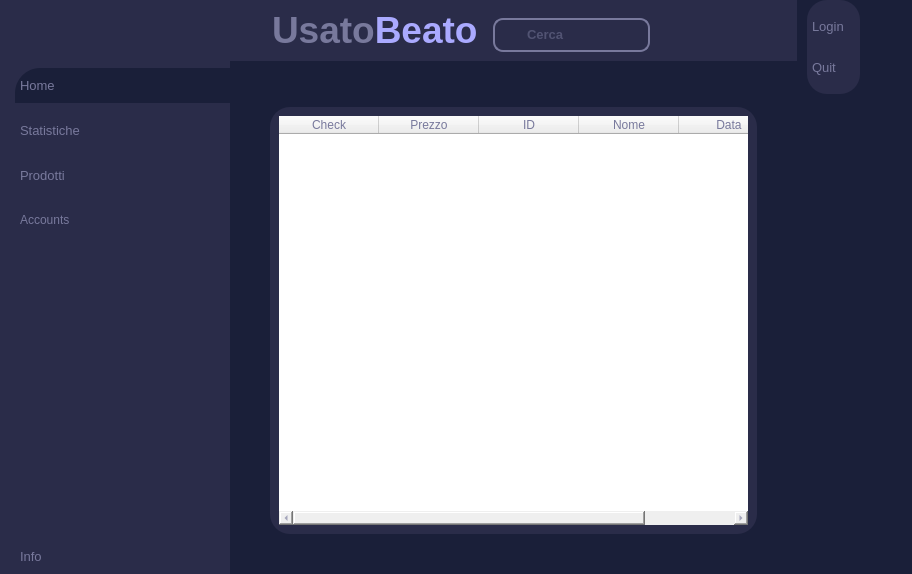
<?xml version="1.0" encoding="UTF-8"?>
<ui version="4.0">
 <class>MainWindow</class>
 <widget class="QMainWindow" name="MainWindow">
  <property name="geometry">
   <rect>
    <x>0</x>
    <y>0</y>
    <width>912</width>
    <height>574</height>
   </rect>
  </property>
  <property name="windowTitle">
   <string>MainWindow</string>
  </property>
  <property name="styleSheet">
   <string notr="true">#MainWindow{
	background-color:#1a1f39;
}</string>
  </property>
  <widget class="QWidget" name="centralwidget">
   <property name="styleSheet">
    <string notr="true">
*{
color: #78799c;
border: none;
}

#frame_2, #frame_5{
	background-color: #2a2c49;
}

#mainBody,#centralwidget{
	background-color: #1a1f39;
}

QLineEdit{
	background-color:transparent;
}

#searchFrame{
	border-radius: 10px;
	border: 2px solid #78799c;
}

#appHeader{
	color:#78799c;
}

#prodottiHeader{
	color:  #a06ce3;
}

#avantiarw{
	border: 1px solid #a06ce3;
	background-color: #a06ce3 ;
	border-radius: 5px;
	
}

#finestreSecondarie{
	background-color: #2a2c49;
	border: solid;
	border-radius: 20px;
}

QLabel{
	color:#78799c;
}

#mainFrame{
	background-color: #2a2c49;
}

#homeBtn{
	color:#78799c;
	background-color:#1a1f39;
	padding : 10px 5px;
	text-align:left;
	border-top-left-radius:25px;
}

QPushButton{
	padding : 10px 5px;
	text-align:left;
	color:#78799c;
	font: 10pt &quot;Leelawadee UI&quot;;
}


#frame_3{
	background-color:#2a2c49;
	border: solid;
	border-radius: 20px;
}
</string>
   </property>
   <layout class="QHBoxLayout" name="horizontalLayout">
    <property name="spacing">
     <number>0</number>
    </property>
    <property name="leftMargin">
     <number>0</number>
    </property>
    <property name="topMargin">
     <number>0</number>
    </property>
    <property name="rightMargin">
     <number>0</number>
    </property>
    <property name="bottomMargin">
     <number>0</number>
    </property>
    <item>
     <widget class="QCustomSlideMenu" name="leftMenu" native="true">
      <property name="minimumSize">
       <size>
        <width>230</width>
        <height>0</height>
       </size>
      </property>
      <property name="maximumSize">
       <size>
        <width>230</width>
        <height>16777215</height>
       </size>
      </property>
      <layout class="QVBoxLayout" name="verticalLayout_3">
       <property name="spacing">
        <number>0</number>
       </property>
       <property name="leftMargin">
        <number>0</number>
       </property>
       <property name="topMargin">
        <number>0</number>
       </property>
       <property name="rightMargin">
        <number>0</number>
       </property>
       <property name="bottomMargin">
        <number>0</number>
       </property>
       <item>
        <widget class="QFrame" name="frame_5">
         <property name="frameShape">
          <enum>QFrame::StyledPanel</enum>
         </property>
         <property name="frameShadow">
          <enum>QFrame::Raised</enum>
         </property>
         <layout class="QHBoxLayout" name="horizontalLayout_9">
          <property name="spacing">
           <number>0</number>
          </property>
          <property name="leftMargin">
           <number>0</number>
          </property>
          <property name="topMargin">
           <number>68</number>
          </property>
          <property name="rightMargin">
           <number>0</number>
          </property>
          <property name="bottomMargin">
           <number>0</number>
          </property>
         </layout>
        </widget>
       </item>
       <item>
        <widget class="QFrame" name="frame_2">
         <property name="sizePolicy">
          <sizepolicy hsizetype="Preferred" vsizetype="Expanding">
           <horstretch>0</horstretch>
           <verstretch>0</verstretch>
          </sizepolicy>
         </property>
         <property name="frameShape">
          <enum>QFrame::StyledPanel</enum>
         </property>
         <property name="frameShadow">
          <enum>QFrame::Raised</enum>
         </property>
         <layout class="QVBoxLayout" name="verticalLayout_4">
          <property name="spacing">
           <number>0</number>
          </property>
          <property name="leftMargin">
           <number>0</number>
          </property>
          <property name="topMargin">
           <number>0</number>
          </property>
          <property name="rightMargin">
           <number>0</number>
          </property>
          <property name="bottomMargin">
           <number>0</number>
          </property>
          <item>
           <widget class="QFrame" name="frame_6">
            <property name="sizePolicy">
             <sizepolicy hsizetype="Preferred" vsizetype="Expanding">
              <horstretch>0</horstretch>
              <verstretch>0</verstretch>
             </sizepolicy>
            </property>
            <property name="frameShape">
             <enum>QFrame::StyledPanel</enum>
            </property>
            <property name="frameShadow">
             <enum>QFrame::Raised</enum>
            </property>
            <layout class="QVBoxLayout" name="verticalLayout_5">
             <property name="spacing">
              <number>10</number>
             </property>
             <property name="leftMargin">
              <number>15</number>
             </property>
             <property name="topMargin">
              <number>0</number>
             </property>
             <property name="rightMargin">
              <number>0</number>
             </property>
             <property name="bottomMargin">
              <number>0</number>
             </property>
             <item>
              <widget class="QPushButton" name="homeBtn">
               <property name="font">
                <font>
                 <family>Leelawadee UI</family>
                 <pointsize>10</pointsize>
                 <weight>50</weight>
                 <italic>false</italic>
                 <bold>false</bold>
                </font>
               </property>
               <property name="text">
                <string>Home</string>
               </property>
               <property name="icon">
                <iconset resource="resources.qrc">
                 <normaloff>:/purpleIcons/assets/#78799c(purple) icons/home.svg</normaloff>:/purpleIcons/assets/#78799c(purple) icons/home.svg</iconset>
               </property>
               <property name="iconSize">
                <size>
                 <width>24</width>
                 <height>24</height>
                </size>
               </property>
              </widget>
             </item>
             <item>
              <widget class="QPushButton" name="statisticBtn">
               <property name="font">
                <font>
                 <family>Leelawadee UI</family>
                 <pointsize>10</pointsize>
                 <weight>50</weight>
                 <italic>false</italic>
                 <bold>false</bold>
                </font>
               </property>
               <property name="text">
                <string>Statistiche</string>
               </property>
               <property name="icon">
                <iconset resource="resources.qrc">
                 <normaloff>:/purpleIcons/assets/#78799c(purple) icons/trending-up.svg</normaloff>:/purpleIcons/assets/#78799c(purple) icons/trending-up.svg</iconset>
               </property>
               <property name="iconSize">
                <size>
                 <width>24</width>
                 <height>24</height>
                </size>
               </property>
              </widget>
             </item>
             <item>
              <widget class="QPushButton" name="prodottiBtn">
               <property name="font">
                <font>
                 <family>Leelawadee UI</family>
                 <pointsize>10</pointsize>
                 <weight>50</weight>
                 <italic>false</italic>
                 <bold>false</bold>
                </font>
               </property>
               <property name="text">
                <string>Prodotti</string>
               </property>
               <property name="icon">
                <iconset resource="resources.qrc">
                 <normaloff>:/purpleIcons/assets/#78799c(purple) icons/shopping-cart.svg</normaloff>:/purpleIcons/assets/#78799c(purple) icons/shopping-cart.svg</iconset>
               </property>
               <property name="iconSize">
                <size>
                 <width>24</width>
                 <height>24</height>
                </size>
               </property>
              </widget>
             </item>
             <item>
              <widget class="QPushButton" name="accountBtn">
               <property name="text">
                <string>Accounts</string>
               </property>
               <property name="icon">
                <iconset resource="resources.qrc">
                 <normaloff>:/purpleIcons/assets/#78799c(purple) icons/users.svg</normaloff>:/purpleIcons/assets/#78799c(purple) icons/users.svg</iconset>
               </property>
              </widget>
             </item>
             <item alignment="Qt::AlignBottom">
              <widget class="QPushButton" name="infoBtn">
               <property name="font">
                <font>
                 <family>Leelawadee UI</family>
                 <pointsize>10</pointsize>
                 <weight>50</weight>
                 <italic>false</italic>
                 <bold>false</bold>
                </font>
               </property>
               <property name="text">
                <string>Info</string>
               </property>
               <property name="icon">
                <iconset resource="resources.qrc">
                 <normaloff>:/purpleIcons/assets/#78799c(purple) icons/info.svg</normaloff>:/purpleIcons/assets/#78799c(purple) icons/info.svg</iconset>
               </property>
               <property name="iconSize">
                <size>
                 <width>24</width>
                 <height>24</height>
                </size>
               </property>
              </widget>
             </item>
            </layout>
           </widget>
          </item>
         </layout>
        </widget>
       </item>
      </layout>
     </widget>
    </item>
    <item>
     <widget class="QWidget" name="mainBody" native="true">
      <property name="sizePolicy">
       <sizepolicy hsizetype="Expanding" vsizetype="Preferred">
        <horstretch>0</horstretch>
        <verstretch>0</verstretch>
       </sizepolicy>
      </property>
      <property name="minimumSize">
       <size>
        <width>0</width>
        <height>0</height>
       </size>
      </property>
      <layout class="QVBoxLayout" name="verticalLayout">
       <property name="leftMargin">
        <number>0</number>
       </property>
       <property name="topMargin">
        <number>0</number>
       </property>
       <property name="rightMargin">
        <number>0</number>
       </property>
       <property name="bottomMargin">
        <number>0</number>
       </property>
       <item alignment="Qt::AlignTop">
        <widget class="QWidget" name="mainFrame" native="true">
         <layout class="QHBoxLayout" name="horizontalLayout_2">
          <property name="leftMargin">
           <number>0</number>
          </property>
          <property name="rightMargin">
           <number>0</number>
          </property>
          <property name="bottomMargin">
           <number>0</number>
          </property>
          <item alignment="Qt::AlignLeft|Qt::AlignTop">
           <widget class="QWidget" name="widget" native="true">
            <layout class="QHBoxLayout" name="horizontalLayout_3">
             <property name="spacing">
              <number>0</number>
             </property>
             <property name="leftMargin">
              <number>0</number>
             </property>
             <property name="topMargin">
              <number>0</number>
             </property>
             <property name="rightMargin">
              <number>0</number>
             </property>
             <property name="bottomMargin">
              <number>0</number>
             </property>
             <item>
              <widget class="QPushButton" name="menuButton">
               <property name="text">
                <string/>
               </property>
               <property name="icon">
                <iconset resource="resources.qrc">
                 <normaloff>:/purpleIcons/assets/#78799c(purple) icons/menu.svg</normaloff>:/purpleIcons/assets/#78799c(purple) icons/menu.svg</iconset>
               </property>
               <property name="iconSize">
                <size>
                 <width>24</width>
                 <height>24</height>
                </size>
               </property>
              </widget>
             </item>
             <item>
              <widget class="QLabel" name="applicationName">
               <property name="text">
                <string>&lt;html&gt;&lt;head/&gt;&lt;body&gt;&lt;p&gt;&lt;span style=&quot; font-size:28pt; font-weight:600;&quot;&gt;Usato&lt;/span&gt;&lt;span style=&quot; font-size:28pt; font-weight:600; color:#aaaaff;&quot;&gt;Beato&lt;/span&gt;&lt;/p&gt;&lt;/body&gt;&lt;/html&gt;</string>
               </property>
              </widget>
             </item>
            </layout>
           </widget>
          </item>
          <item alignment="Qt::AlignHCenter|Qt::AlignTop">
           <widget class="QWidget" name="widget_2" native="true">
            <layout class="QHBoxLayout" name="horizontalLayout_4">
             <item alignment="Qt::AlignTop">
              <widget class="QFrame" name="searchFrame">
               <property name="frameShape">
                <enum>QFrame::StyledPanel</enum>
               </property>
               <property name="frameShadow">
                <enum>QFrame::Raised</enum>
               </property>
               <layout class="QHBoxLayout" name="horizontalLayout_5">
                <property name="spacing">
                 <number>0</number>
                </property>
                <property name="leftMargin">
                 <number>0</number>
                </property>
                <property name="topMargin">
                 <number>0</number>
                </property>
                <property name="rightMargin">
                 <number>0</number>
                </property>
                <property name="bottomMargin">
                 <number>0</number>
                </property>
                <item>
                 <widget class="QLabel" name="label_2">
                  <property name="minimumSize">
                   <size>
                    <width>30</width>
                    <height>30</height>
                   </size>
                  </property>
                  <property name="maximumSize">
                   <size>
                    <width>30</width>
                    <height>30</height>
                   </size>
                  </property>
                  <property name="text">
                   <string/>
                  </property>
                  <property name="pixmap">
                   <pixmap resource="resources.qrc">:/purpleIcons/assets/#78799c(purple) icons/search.svg</pixmap>
                  </property>
                  <property name="scaledContents">
                   <bool>true</bool>
                  </property>
                 </widget>
                </item>
                <item>
                 <widget class="QLineEdit" name="lineEdit">
                  <property name="font">
                   <font>
                    <pointsize>10</pointsize>
                    <weight>75</weight>
                    <bold>true</bold>
                   </font>
                  </property>
                  <property name="placeholderText">
                   <string>Cerca</string>
                  </property>
                 </widget>
                </item>
               </layout>
              </widget>
             </item>
            </layout>
           </widget>
          </item>
          <item alignment="Qt::AlignRight|Qt::AlignTop">
           <widget class="QWidget" name="widget_3" native="true">
            <layout class="QHBoxLayout" name="horizontalLayout_6">
             <property name="spacing">
              <number>0</number>
             </property>
             <property name="leftMargin">
              <number>0</number>
             </property>
             <property name="topMargin">
              <number>0</number>
             </property>
             <property name="rightMargin">
              <number>0</number>
             </property>
             <property name="bottomMargin">
              <number>0</number>
             </property>
             <item>
              <widget class="QPushButton" name="accountButton">
               <property name="text">
                <string/>
               </property>
               <property name="icon">
                <iconset resource="resources.qrc">
                 <normaloff>:/purpleIcons/assets/#78799c(purple) icons/user.svg</normaloff>:/purpleIcons/assets/#78799c(purple) icons/user.svg</iconset>
               </property>
               <property name="iconSize">
                <size>
                 <width>32</width>
                 <height>32</height>
                </size>
               </property>
              </widget>
             </item>
            </layout>
           </widget>
          </item>
         </layout>
        </widget>
       </item>
       <item>
        <widget class="QWidget" name="widget_4" native="true">
         <property name="sizePolicy">
          <sizepolicy hsizetype="Preferred" vsizetype="Expanding">
           <horstretch>0</horstretch>
           <verstretch>0</verstretch>
          </sizepolicy>
         </property>
         <layout class="QVBoxLayout" name="verticalLayout_2">
          <property name="leftMargin">
           <number>40</number>
          </property>
          <property name="topMargin">
           <number>40</number>
          </property>
          <property name="rightMargin">
           <number>40</number>
          </property>
          <property name="bottomMargin">
           <number>40</number>
          </property>
          <item>
           <widget class="QStackedWidget" name="finestreSecondarie">
            <property name="currentIndex">
             <number>4</number>
            </property>
            <widget class="QWidget" name="home">
             <layout class="QVBoxLayout" name="verticalLayout_8">
              <item>
               <widget class="QLabel" name="label_6">
                <property name="text">
                 <string>HOME</string>
                </property>
               </widget>
              </item>
             </layout>
            </widget>
            <widget class="QWidget" name="statistiche">
             <widget class="QLabel" name="label">
              <property name="geometry">
               <rect>
                <x>180</x>
                <y>160</y>
                <width>55</width>
                <height>16</height>
               </rect>
              </property>
              <property name="text">
               <string>Statistiche</string>
              </property>
             </widget>
            </widget>
            <widget class="QWidget" name="accounts">
             <widget class="QLabel" name="label_5">
              <property name="geometry">
               <rect>
                <x>200</x>
                <y>130</y>
                <width>55</width>
                <height>16</height>
               </rect>
              </property>
              <property name="text">
               <string>Accounts</string>
              </property>
             </widget>
            </widget>
            <widget class="QWidget" name="login">
             <widget class="QLabel" name="label_4">
              <property name="geometry">
               <rect>
                <x>200</x>
                <y>160</y>
                <width>55</width>
                <height>16</height>
               </rect>
              </property>
              <property name="text">
               <string>Login</string>
              </property>
             </widget>
            </widget>
            <widget class="QWidget" name="prodotti">
             <layout class="QVBoxLayout" name="verticalLayout_9">
              <item>
               <widget class="QTableWidget" name="tableWidget">
                <column>
                 <property name="text">
                  <string>Check</string>
                 </property>
                </column>
                <column>
                 <property name="text">
                  <string>Prezzo</string>
                 </property>
                </column>
                <column>
                 <property name="text">
                  <string>ID</string>
                 </property>
                </column>
                <column>
                 <property name="text">
                  <string>Nome</string>
                 </property>
                </column>
                <column>
                 <property name="text">
                  <string>Data</string>
                 </property>
                </column>
               </widget>
              </item>
             </layout>
            </widget>
           </widget>
          </item>
         </layout>
        </widget>
       </item>
      </layout>
     </widget>
    </item>
    <item>
     <widget class="QCustomSlideMenu" name="profileCont" native="true">
      <property name="sizePolicy">
       <sizepolicy hsizetype="Maximum" vsizetype="Preferred">
        <horstretch>0</horstretch>
        <verstretch>0</verstretch>
       </sizepolicy>
      </property>
      <property name="minimumSize">
       <size>
        <width>115</width>
        <height>0</height>
       </size>
      </property>
      <layout class="QVBoxLayout" name="verticalLayout_6">
       <property name="spacing">
        <number>0</number>
       </property>
       <property name="leftMargin">
        <number>10</number>
       </property>
       <property name="topMargin">
        <number>0</number>
       </property>
       <property name="rightMargin">
        <number>0</number>
       </property>
       <property name="bottomMargin">
        <number>0</number>
       </property>
       <item alignment="Qt::AlignTop">
        <widget class="QFrame" name="frame_3">
         <property name="sizePolicy">
          <sizepolicy hsizetype="Fixed" vsizetype="Preferred">
           <horstretch>0</horstretch>
           <verstretch>0</verstretch>
          </sizepolicy>
         </property>
         <property name="minimumSize">
          <size>
           <width>30</width>
           <height>30</height>
          </size>
         </property>
         <property name="frameShape">
          <enum>QFrame::StyledPanel</enum>
         </property>
         <property name="frameShadow">
          <enum>QFrame::Raised</enum>
         </property>
         <layout class="QVBoxLayout" name="verticalLayout_7">
          <property name="leftMargin">
           <number>0</number>
          </property>
          <property name="rightMargin">
           <number>11</number>
          </property>
          <item>
           <widget class="QPushButton" name="loginBtn">
            <property name="sizePolicy">
             <sizepolicy hsizetype="Minimum" vsizetype="Fixed">
              <horstretch>0</horstretch>
              <verstretch>0</verstretch>
             </sizepolicy>
            </property>
            <property name="font">
             <font>
              <family>Leelawadee UI</family>
              <pointsize>10</pointsize>
              <weight>50</weight>
              <italic>false</italic>
              <bold>false</bold>
              <stylestrategy>PreferDefault</stylestrategy>
             </font>
            </property>
            <property name="text">
             <string>Login</string>
            </property>
            <property name="icon">
             <iconset resource="resources.qrc">
              <normaloff>:/purpleIcons/assets/#78799c(purple) icons/log-in.svg</normaloff>:/purpleIcons/assets/#78799c(purple) icons/log-in.svg</iconset>
            </property>
            <property name="iconSize">
             <size>
              <width>32</width>
              <height>32</height>
             </size>
            </property>
           </widget>
          </item>
          <item>
           <widget class="QPushButton" name="quitBtn">
            <property name="sizePolicy">
             <sizepolicy hsizetype="Minimum" vsizetype="Fixed">
              <horstretch>0</horstretch>
              <verstretch>0</verstretch>
             </sizepolicy>
            </property>
            <property name="font">
             <font>
              <family>Leelawadee UI</family>
              <pointsize>10</pointsize>
              <weight>50</weight>
              <italic>false</italic>
              <bold>false</bold>
             </font>
            </property>
            <property name="text">
             <string>Quit</string>
            </property>
            <property name="icon">
             <iconset resource="resources.qrc">
              <normaloff>:/purpleIcons/assets/#78799c(purple) icons/x-octagon.svg</normaloff>:/purpleIcons/assets/#78799c(purple) icons/x-octagon.svg</iconset>
            </property>
            <property name="iconSize">
             <size>
              <width>32</width>
              <height>32</height>
             </size>
            </property>
           </widget>
          </item>
         </layout>
        </widget>
       </item>
      </layout>
     </widget>
    </item>
   </layout>
  </widget>
 </widget>
 <customwidgets>
  <customwidget>
   <class>QCustomSlideMenu</class>
   <extends>QWidget</extends>
   <header location="global">Custom_Widgets.Widgets.h</header>
   <container>1</container>
  </customwidget>
 </customwidgets>
 <resources>
  <include location="resources.qrc"/>
  <include location="resources.qrc"/>
  <include location="resources.qrc"/>
 </resources>
 <connections/>
</ui>
